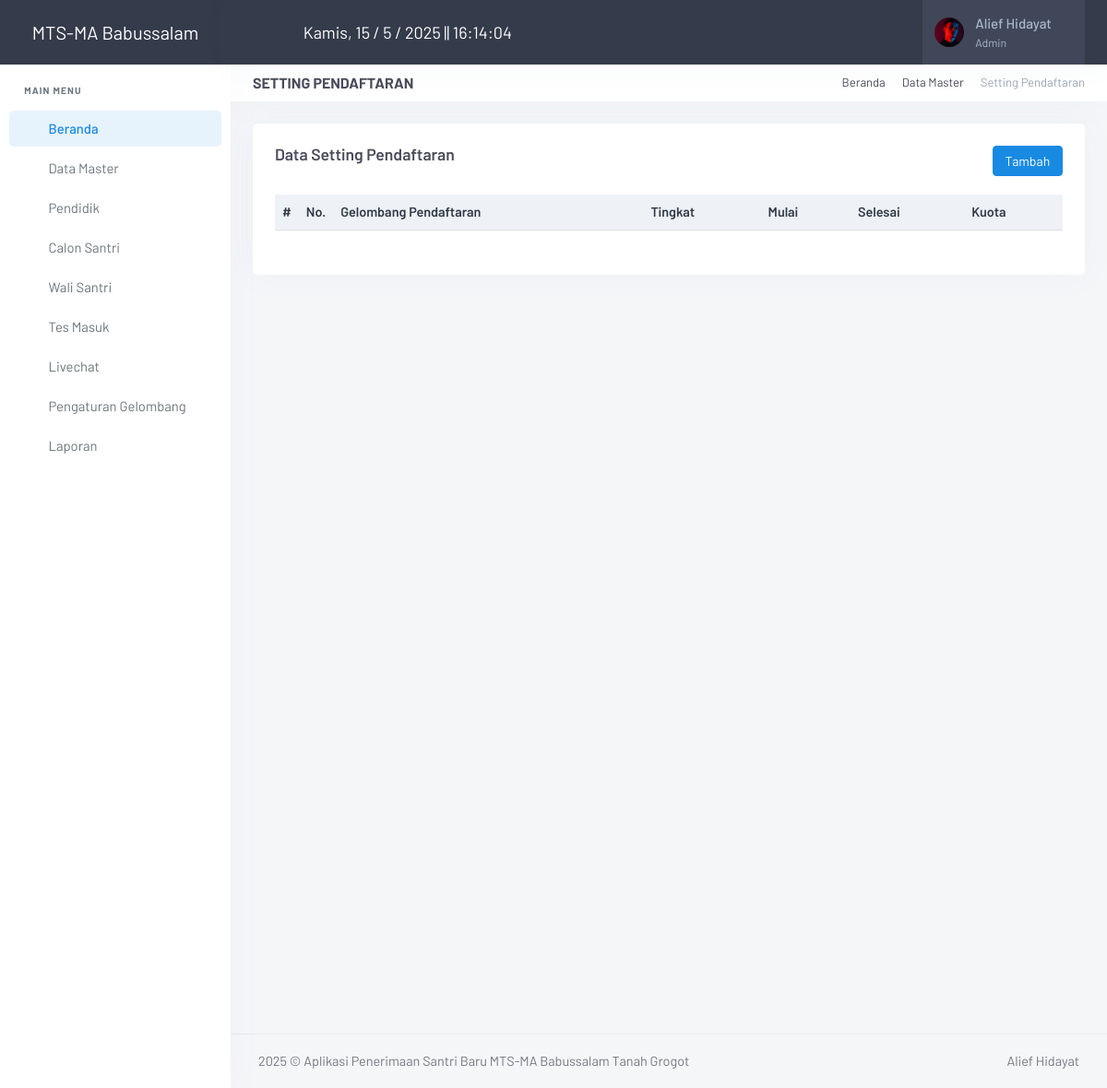
Before: /admin/index.php?page=setting_pendaftaran (signed in) with the older database file.
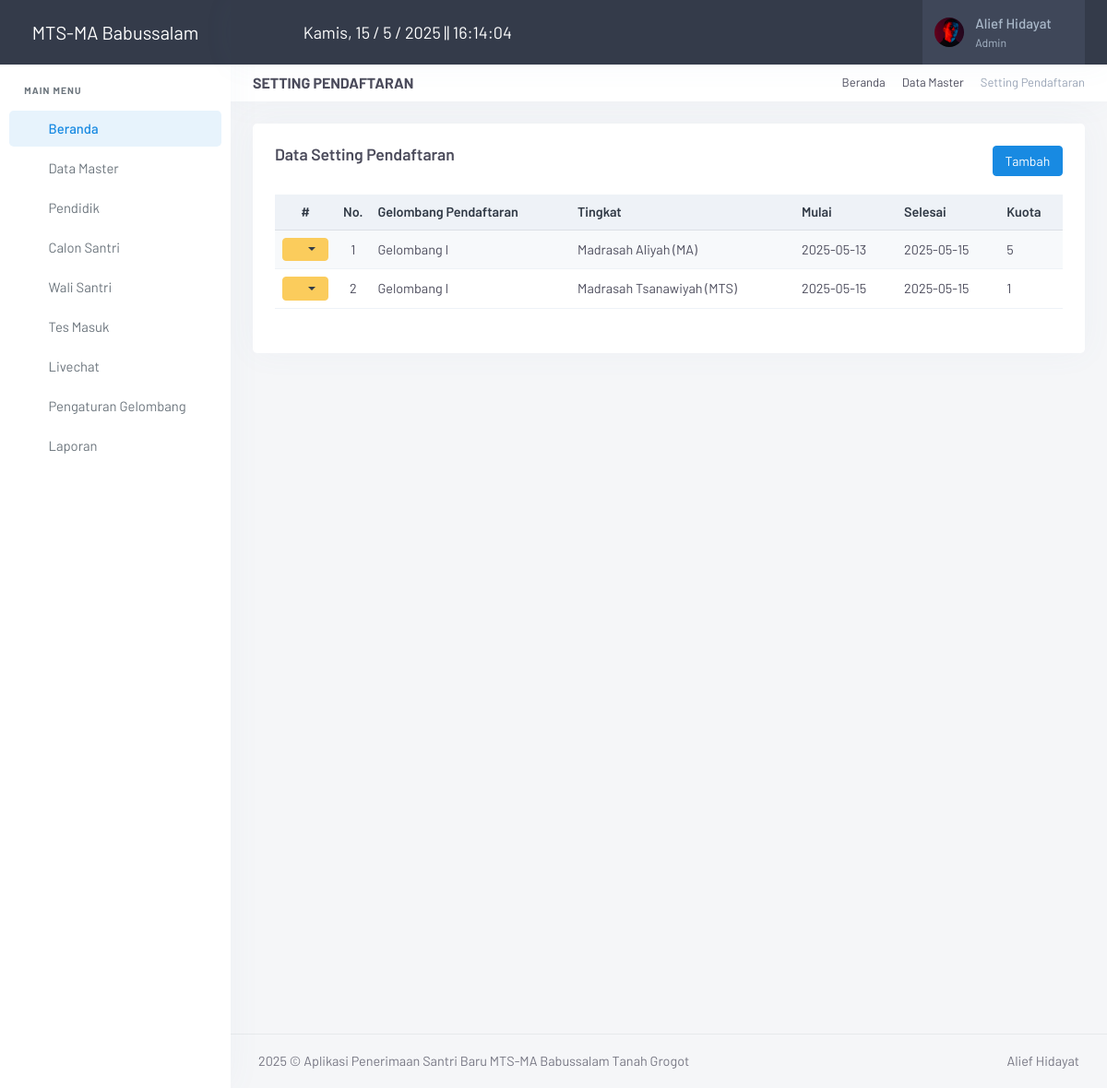
After: the same page with the newer database file.
### tables this page shows
CREATE TABLE `setting_pendaftaran` (
  `id` int(10) NOT NULL,
  `gelombang` varchar(20) NOT NULL,
  `tingkat` varchar(50) NOT NULL,
  `kuota` varchar(10) NOT NULL,
  `tgl_mulai` date NOT NULL,
  `tgl_selesai` date NOT NULL
);

### admin/index.php (the view, shortened to what the changed rows need)
<?php
include ("inc/koneksi.php");
if ($_SESSION['Admin'] || $_SESSION['Pimpinan']) {
?>
<!DOCTYPE html>
<html lang="en">
<head>
    <link href="assets/vendor/jsvectormap/jsvectormap.min.css" rel="stylesheet" type="text/css">
    <link href="assets/css/vendor.min.css" rel="stylesheet" type="text/css" />
    <link href="assets/css/app.min.css" rel="stylesheet" type="text/css" id="app-style" />
    <link href="assets/css/icons.min.css" rel="stylesheet" type="text/css" />
    <link href="assets/vendor/datatables.net-bs5/css/dataTables.bootstrap5.min.css" rel="stylesheet" type="text/css" />
    <link href="assets/vendor/datatables.net-responsive-bs5/css/responsive.bootstrap5.min.css" rel="stylesheet" type="text/css" />
    <link href="assets/vendor/datatables.net-fixedcolumns-bs5/css/fixedColumns.bootstrap5.min.css" rel="stylesheet" type="text/css" />
    <link href="assets/vendor/datatables.net-fixedheader-bs5/css/fixedHeader.bootstrap5.min.css" rel="stylesheet" type="text/css" />
    <link href="assets/vendor/datatables.net-buttons-bs5/css/buttons.bootstrap5.min.css" rel="stylesheet" type="text/css" />
    <link href="assets/vendor/datatables.net-select-bs5/css/select.bootstrap5.min.css" rel="stylesheet" type="text/css" />
</head>
<body>
    <div class="wrapper">
        <div class="page-content">
            <div class="page-container">
                <?php
                $page = $_GET['page'];
                $aksi = $_GET['aksi'];
                if ($page == "setting_pendaftaran")
                {
                    if ($aksi == "") { include "page/setting_pendaftaran/setting_pendaftaran.php"; }
                }
                ?>
            </div>
        </div>
    </div>
</body>
</html>
<?php
}else{
    echo '<script language="javascript">alert("Anda belum login, Klik OK untuk Login"); document.location="login.php";</script>';
    }
?>

### admin/page/setting_pendaftaran/setting_pendaftaran.php (shortened to what the changed rows need)
<div class="row">
    <div class="col-12">
        <div class="card">
            <div class="card-body">
                <br>
                <table id="dtTabel" class="table table-striped table-sm w-100">
                    <thead class="table-light">
                        <tr>
                            <th width="10" class="text-center">#</th>
                            <th width="5" class="text-center">No.</th>
                            <th>Gelombang Pendaftaran</th>
                            <th>Tingkat</th>
                            <th>Mulai</th>
                            <th>Selesai</th>
                            <th>Kuota</th>
                        </tr>
                    </thead>
                    <tbody>
                        <?php
                            $nomor = 1;
                            $ambil = $con->query("SELECT * FROM setting_pendaftaran ORDER BY id ASC");
                            while ($row = $ambil->fetch_assoc()) { ?>
                                <tr>
                                    <td class="text-center">
                                        <div class="dropdown">
                                            <button class="btn btn-warning btn-sm dropdown-toggle text-dark" type="button" id="dropdownMenuButton" data-bs-toggle="dropdown" aria-haspopup="true" aria-expanded="false">
                                                <i class="ti ti-settings"></i>
                                            </button>
                                        </div>
                                    </td>
                                    <td class="text-center"><?= $nomor; ?></td>
                                    <td><?= $row['gelombang']; ?></td>
                                    <td><?= $row['tingkat']; ?></td>
                                    <td><?= $row['tgl_mulai']; ?></td>
                                    <td><?= $row['tgl_selesai']; ?></td>
                                    <td><?= $row['kuota']; ?></td>
                                </tr>
                            <?php
                            $nomor++;
                            }
                        ?>
                    </tbody>
                </table>
            </div>
        </div>
    </div>
</div>

Changed rows visible on the page:
added setting_pendaftaran: gelombang "Gelombang I", tingkat "Madrasah Aliyah (MA)", tgl_mulai "2025-05-13", tgl_selesai "2025-05-15", kuota "5"
added setting_pendaftaran: gelombang "Gelombang I", tingkat "Madrasah Tsanawiyah (MTS)", tgl_mulai "2025-05-15", tgl_selesai "2025-05-15", kuota "1"
